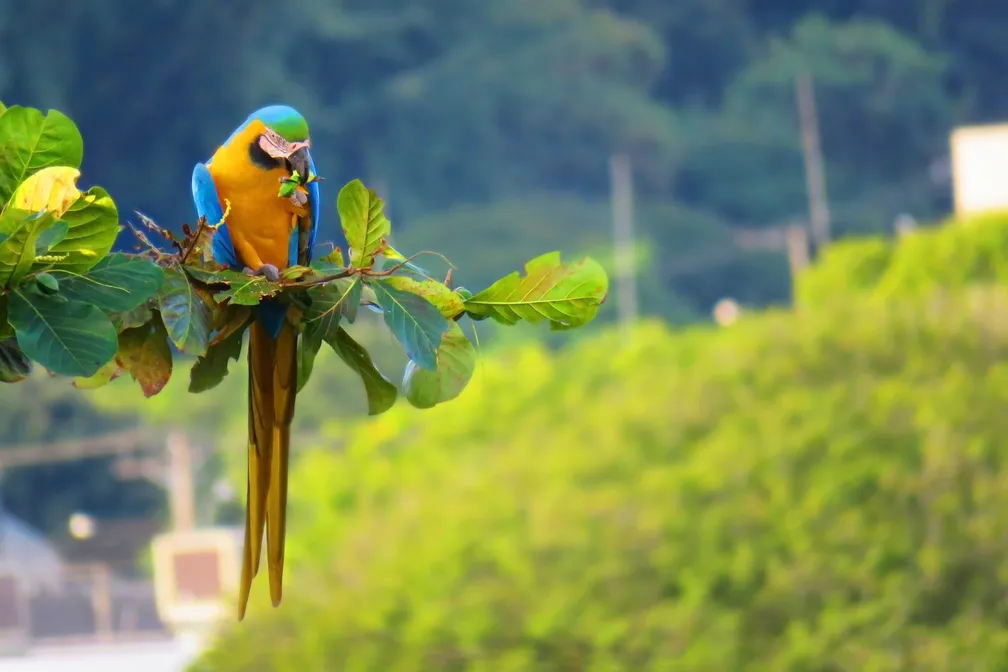
#> input picture Questao 1/img/cena_natural.jpg, 1008 x 672 px, found by its file name
$ jupyter execute Q01.ipynb   (shell and % lines are left out)
#> lines starting #> are read from the running program, lines starting #| are printed output that depends on the picture; after the words box and inside, x2 and y2 are one past the last pixel; in counts of white or black regions, pixels touching at a corner belong together
[cell 1]
# Célula 1 - Importação de bibliotecas
import cv2
import numpy as np
import matplotlib.pyplot as plt
from sklearn.cluster import KMeans
import os
from google.colab import files

[cell 2]
# Célula 2 - Criar estrutura de pastas
print("Pasta 'img' criada!")

# Célula 3 - Upload das imagens (execute esta célula e faça o upload das 3 imagens)
uploaded = files.upload()
#> the answer given: cena_natural.jpg

# Mover as imagens para a pasta img
for filename in uploaded.keys():
    !mv "{filename}" "/content/img/{filename}"
    print(f"Imagem {filename} movida para /content/img/")

[cell 3]
# Verificar se as imagens estão na pasta

[cell 4]
# Célula 4 - Verificar imagens disponíveis
print("Conteudo da pasta /content/img/:")

# Lista de imagens a processar
imagens = [
    "/content/img/cena_natural.jpg",
    "/content/img/imagem_medica.jpg",
    "/content/img/imagem_industrial.jpg"
]

nomes = ["Cena Natural", "Imagem Medica", "Imagem Industrial"]

print("\nImagens encontradas:")
for i, caminho in enumerate(imagens):
    if os.path.exists(caminho):
        print(f"OK - {nomes[i]}: {caminho}")
    else:
        print(f"FALHA - {nomes[i]}: {caminho}")

[cell 5]
# Célula 5 - FUNCAO CANNY
def aplicar_canny(imagem_path, minVal=100, maxVal=200):
    """
    Aplica detecao de bordas Canny
    """
#> called with imagem_path = '/content/img/cena_natural.jpg', minVal = 100, maxVal = 200
    # Carrega a imagem do caminho especificado em escala de cinza (0 = cv2.IMREAD_GRAYSCALE)
    # A imagem é convertida para ter apenas um canal de intensidade (0-255)
    img = cv2.imread(imagem_path, cv2.IMREAD_GRAYSCALE)
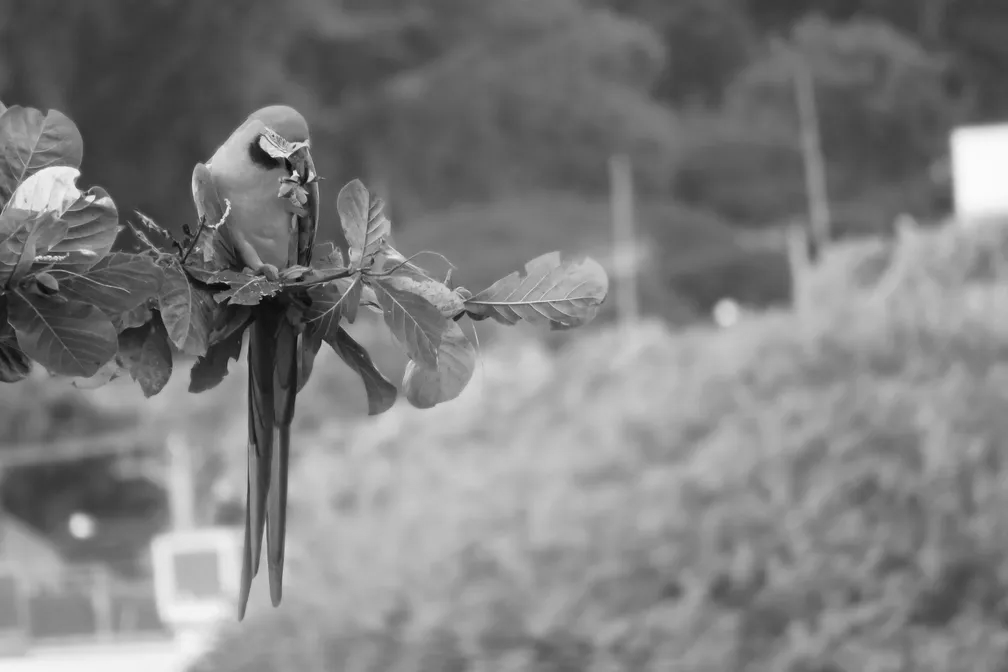
#> img: shape (672, 1008); min 5, max 251, mean 126.3
    if img is None:
        raise ValueError(f"Erro ao carregar imagem: {imagem_path}")

    # Aplica o algoritmo Canny para detecção de bordas:
    # - minVal: limiar inferior - bordas com gradiente abaixo disso são descartadas
    # - maxVal: limiar superior - bordas com gradiente acima disso são consideradas fortes
    # - Bordas entre minVal e maxVal são mantidas apenas se conectadas a bordas fortes
    # O resultado é uma imagem binária onde pixels brancos (255) representam bordas
    edges = cv2.Canny(img, minVal, maxVal)
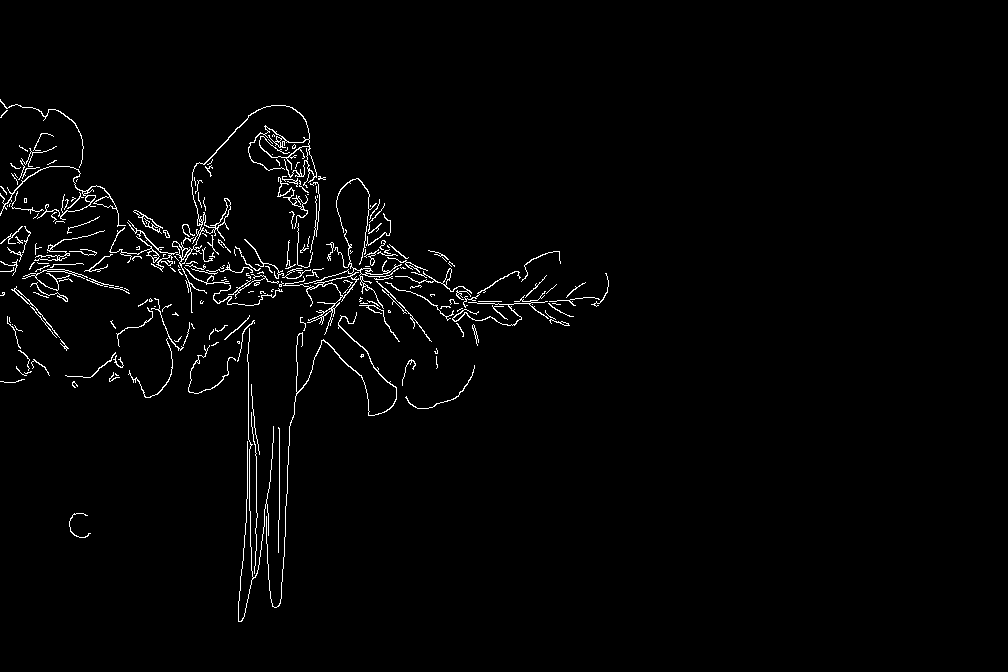
#> edges: shape (672, 1008); 1.8% white in thin lines or dots, all inside (x1, y1, x2, y2) = (0, 99, 609, 622)

    # Retorna a imagem original em escala de cinza e a imagem com bordas detectadas
    return img, edges

print("Funcao Canny definida")

[cell 6]
# Célula 6 - FUNCAO K-MEANS
def aplicar_kmeans(imagem_path, k=4):
    """
    Aplica segmentacao K-means
    """
#> called with imagem_path = '/content/img/cena_natural.jpg', k = 4

    # Carrega a imagem colorida (padrão BGR - Blue, Green, Red)
    img = cv2.imread(imagem_path)
#> img is the input picture: shape (672, 1008, 3); mean B, G, R 86.6, 137.8, 120.4
    if img is None:
        raise ValueError(f"Erro ao carregar imagem: {imagem_path}")

    # Converte a imagem de BGR (formato OpenCV) para RGB (formato padrão para exibição)
    img_rgb = cv2.cvtColor(img, cv2.COLOR_BGR2RGB)


    # Redimensiona a imagem de uma matriz 3D (altura, largura, canais) para 2D (pixels, canais)
    # Cada linha representa um pixel com seus valores RGB
    # -1 no reshape significa que a dimensão é calculada automaticamente
    pixel_values = img_rgb.reshape((-1, 3))

    # Converte os valores dos pixels para float32, que é necessário para o algoritmo K-means do OpenCV
    pixel_values = np.float32(pixel_values)

    # - cv2.TERM_CRITERIA_EPS: para quando a precisão é atingida
    # - cv2.TERM_CRITERIA_MAX_ITER: para quando o número máximo de iterações é atingido
    # - 100: número máximo de iterações
    # - 0.2: precisão - para quando os centróides mudam menos que este valor
    criteria = (cv2.TERM_CRITERIA_EPS + cv2.TERM_CRITERIA_MAX_ITER, 100, 0.2)

    # Aplica o algoritmo K-means:
    _, labels, centers = cv2.kmeans(pixel_values, k, None, criteria, 10, cv2.KMEANS_RANDOM_CENTERS)
#> centers = [[167.1, 177, 58.55], [92.14, 102.1, 35], [199, 192.3, 178.5], [69.32, 101.2, 116.7]]

    centers = np.uint8(centers)
#> centers = [[167, 177, 58], [92, 102, 35], [199, 192, 178], [69, 101, 116]]

    # Mapeia cada pixel para o valor do centróide do seu cluster
    # labels.flatten() transforma a matriz de rótulos em um array 1D
    # centers[labels.flatten()] pega o valor do centróide correspondente a cada rótulo
    segmented_data = centers[labels.flatten()]
    segmented_image = segmented_data.reshape(img_rgb.shape)
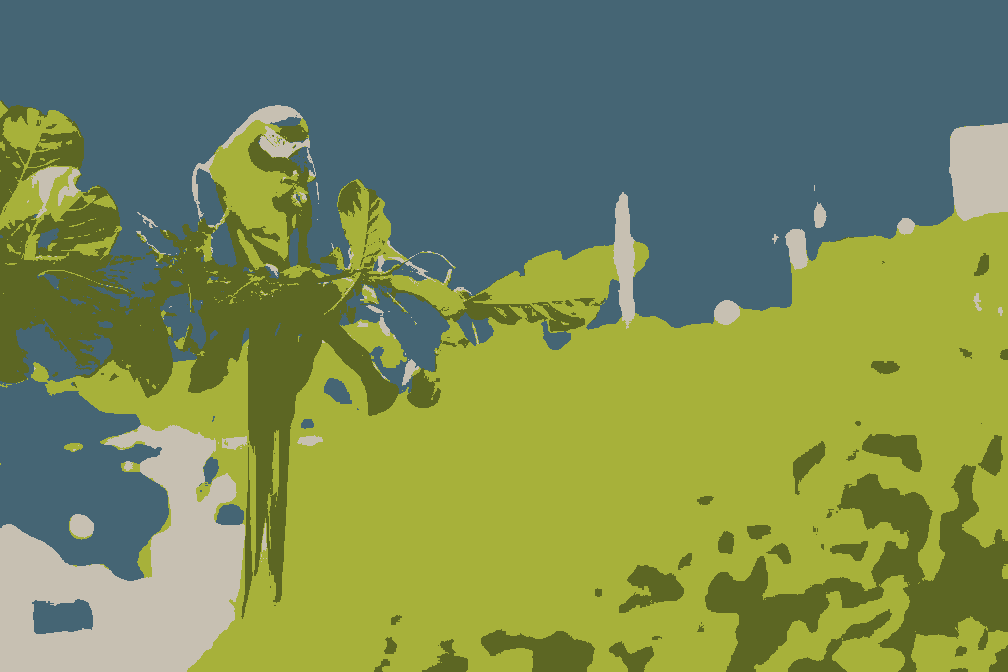
#> segmented_image: shape (672, 1008, 3); mean R, G, B 120.2, 137.7, 86

    return img_rgb, segmented_image

print("Funcao K-means definida")

[cell 7]
# Célula 7 - PROCESSAR IMAGEM 1: CENA NATURAL
print("PROCESSANDO IMAGEM 1: CENA NATURAL")
print("=" * 50)

caminho_imagem = "/content/img/cena_natural.jpg"

if os.path.exists(caminho_imagem):
    # Aplicar Canny
    img_original_canny, img_canny = aplicar_canny(caminho_imagem)

    # Aplicar K-means
    img_original_kmeans, img_kmeans = aplicar_kmeans(caminho_imagem, k=4)

    # Plotar resultados
    plt.figure(figsize=(15, 10))

    # Original
    plt.subplot(2, 3, 1)
    plt.imshow(img_original_kmeans)
    plt.title('Cena Natural - Original Colorida', fontsize=12, fontweight='bold')
    plt.axis('off')

    plt.subplot(2, 3, 2)
    plt.imshow(img_original_canny, cmap='gray')
    plt.title('Cena Natural - Original Cinza', fontsize=12, fontweight='bold')
    plt.axis('off')

    # Canny
    plt.subplot(2, 3, 4)
    plt.imshow(img_canny, cmap='gray')
    plt.title('Canny Edge Detection', fontsize=12, fontweight='bold')
    plt.axis('off')

    # K-means
    plt.subplot(2, 3, 5)
    plt.imshow(img_kmeans)
    plt.title('K-means Clustering (k=4)', fontsize=12, fontweight='bold')
    plt.axis('off')

    # Comparacao lado a lado
    plt.subplot(2, 3, 3)
    plt.imshow(img_original_kmeans)
    plt.title('Original para Referencia', fontsize=10)
    plt.axis('off')

    plt.subplot(2, 3, 6)
    # Criar imagem comparativa
    comparativo = np.hstack([img_original_kmeans,
                           cv2.cvtColor(img_canny, cv2.COLOR_GRAY2RGB),
                           img_kmeans])
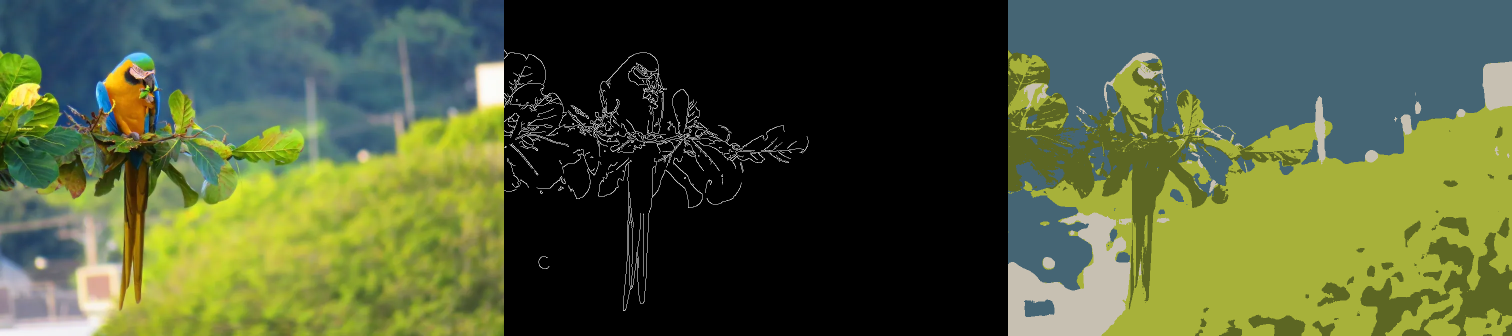
#> comparativo: shape (672, 3024, 3) (shown at 1/2 size); mean R, G, B 81.7, 93.4, 59.1
    plt.imshow(comparativo)
    plt.title('Comparação: Original | Canny | K-means', fontsize=10)
    plt.axis('off')

    plt.tight_layout()
    plt.show()

    # Estatisticas
    bordas_canny = np.sum(img_canny > 0)
#> bordas_canny = 12352
    total_pixels = img_canny.size
#> total_pixels = 677376
    percentual_bordas = (bordas_canny / total_pixels) * 100
#> percentual_bordas = 1.82
    cores_kmeans = len(np.unique(img_kmeans.reshape(-1, img_kmeans.shape[2]), axis=0))
#> cores_kmeans = 4

    print("  ")
    print("ESTATISTICAS - CENA NATURAL:")
    print(f"Canny:")
    print(f"  Pixels de borda: O algoritmo encontrou {bordas_canny:,} pixels que ele considera como 'bordas' na imagem")
#|   Pixels de borda: O algoritmo encontrou 12,352 pixels que ele considera como 'bordas' na imagem
    print(f"  Densidade de bordas: {percentual_bordas:.2f}% da imagem total foi classificada como borda")
#|   Densidade de bordas: 1.82% da imagem total foi classificada como borda
    print(f"K-means:")
    print(f"  Cores unicas: A imagem segmentada agora tem apenas {cores_kmeans} cores")
#|   Cores unicas: A imagem segmentada agora tem apenas 4 cores
    print(f"  Clusters utilizados: O algoritmo realmente usou todos os 4 grupos configurados")

else:
    print("Imagem cena_natural.jpg nao encontrada")

[cell 8]
# Célula 8 - PROCESSAR IMAGEM 2: IMAGEM MEDICA
print("PROCESSANDO IMAGEM 2: IMAGEM MEDICA")
print("=" * 50)

caminho_imagem = "/content/img/imagem_medica.jpg"

if os.path.exists(caminho_imagem):
    # Aplicar Canny
    img_original_canny, img_canny = aplicar_canny(caminho_imagem)
#> call 2 of aplicar_canny, with imagem_path = '/content/img/imagem_medica.jpg', minVal = 100, maxVal = 200
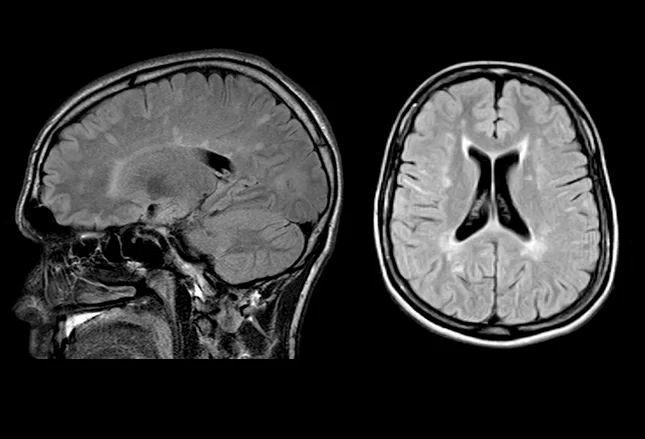
#> input picture Questao 1/img/imagem_medica.jpg, 645 x 439 px, found by its file name
#> in aplicar_canny (call 2), `edges = cv2.Canny(img, minVal, maxVal)`:
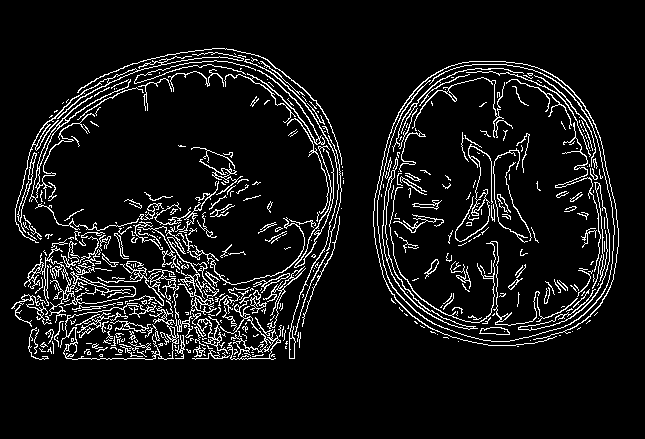
#> edges: shape (439, 645); 8% white in thin lines or dots, all inside (x1, y1, x2, y2) = (11, 48, 619, 360)

    # Aplicar K-means
    img_original_kmeans, img_kmeans = aplicar_kmeans(caminho_imagem, k=4)
#> call 2 of aplicar_kmeans, with imagem_path = '/content/img/imagem_medica.jpg', k = 4
#> in aplicar_kmeans, img is the input picture: shape (439, 645, 3); mean B, G, R 52.8, 52.8, 52.8
#> in aplicar_kmeans (call 2), `_, labels, centers = cv2.kmeans(pixel_values, k, None, criteria, 10, c..`: centers = [[58.17, 58.15, 58.17], [114.5, 114.5, 114.5], [176.5, 176.5, 176.5], [1.37, 1.37, 1.37]]
#> in aplicar_kmeans (call 2), `centers = np.uint8(centers)`: centers = [[58, 58, 58], [114, 114, 114], [176, 176, 176], [1, 1, 1]]
#> in aplicar_kmeans (call 2), `segmented_image = segmented_data.reshape(img_rgb.shape)`:
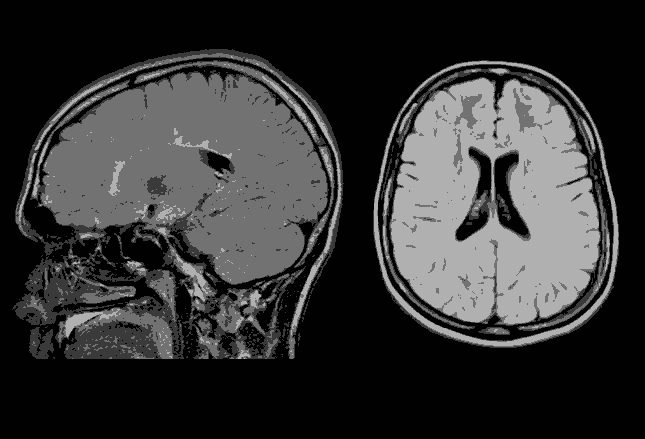
#> segmented_image: shape (439, 645, 3); min 1, max 176, mean 52.4

    # Plotar resultados
    plt.figure(figsize=(15, 10))

    # Original
    plt.subplot(2, 3, 1)
    plt.imshow(img_original_kmeans)
    plt.title('Imagem Medica - Original para Referencia', fontsize=12, fontweight='bold')
    plt.axis('off')

    # Canny
    plt.subplot(2, 3, 2)
    plt.imshow(img_canny, cmap='gray')
    plt.title('Canny Edge Detection', fontsize=12, fontweight='bold')
    plt.axis('off')

    # K-means
    plt.subplot(2, 3, 3)
    plt.imshow(img_kmeans)
    plt.title('K-means Clustering (k=4)', fontsize=12, fontweight='bold')
    plt.axis('off')

    plt.tight_layout()
    plt.show()

    # Estatisticas
    bordas_canny = np.sum(img_canny > 0)
#> bordas_canny = 22657
    total_pixels = img_canny.size
#> total_pixels = 283155
    percentual_bordas = (bordas_canny / total_pixels) * 100
#> percentual_bordas = 8
    cores_kmeans = len(np.unique(img_kmeans.reshape(-1, img_kmeans.shape[2]), axis=0))

    print("  ")
    print("ESTATISTICAS - IMAGEM MEDICA:")
    print(f"Canny:")
    print(f"  Pixels de borda: O algoritmo encontrou {bordas_canny:,} pixels que ele considera como 'bordas' na imagem")
#|   Pixels de borda: O algoritmo encontrou 22,657 pixels que ele considera como 'bordas' na imagem
    print(f"  Densidade de bordas: {percentual_bordas:.2f}% da imagem total foi classificada como borda")
#|   Densidade de bordas: 8.00% da imagem total foi classificada como borda
    print(f"K-means:")
    print(f"  Cores unicas: A imagem segmentada agora tem apenas {cores_kmeans} cores")
#|   Cores unicas: A imagem segmentada agora tem apenas 4 cores
    print(f"  Clusters utilizados: O algoritmo realmente usou todos os 4 grupos configurados")

else:
    print("Imagem imagem_medica.jpg nao encontrada")

[cell 9]
# Célula 9 - PROCESSAR IMAGEM 3: IMAGEM INDUSTRIAL
print("PROCESSANDO IMAGEM 3: IMAGEM INDUSTRIAL")
print("=" * 50)

caminho_imagem = "/content/img/imagem_industrial.jpg"

if os.path.exists(caminho_imagem):
    # Aplicar Canny
    img_original_canny, img_canny = aplicar_canny(caminho_imagem)
#> call 3 of aplicar_canny, with imagem_path = '/content/img/imagem_industrial.jpg', minVal = 100, maxVal = 200
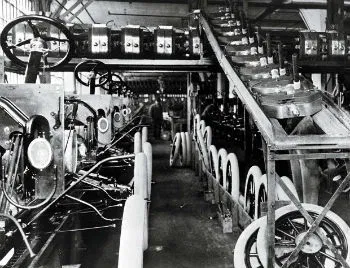
#> input picture Questao 1/img/imagem_industrial.jpg, 350 x 268 px, found by its file name
#> in aplicar_canny (call 3), `edges = cv2.Canny(img, minVal, maxVal)`:
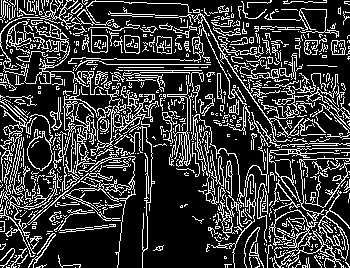
#> edges: shape (268, 350); 22.3% white in thin lines or dots

    # Aplicar K-means
    img_original_kmeans, img_kmeans = aplicar_kmeans(caminho_imagem, k=4)
#> call 3 of aplicar_kmeans, with imagem_path = '/content/img/imagem_industrial.jpg', k = 4
#> in aplicar_kmeans, img is the input picture: shape (268, 350, 3); mean B, G, R 96.8, 97.5, 96.5
#> in aplicar_kmeans (call 3), `_, labels, centers = cv2.kmeans(pixel_values, k, None, criteria, 10, c..`: centers = [[78.71, 79.55, 78], [146.9, 148.7, 148.5], [26.12, 26.54, 25.7], [218.7, 220.4, 220.5]]
#> in aplicar_kmeans (call 3), `centers = np.uint8(centers)`: centers = [[78, 79, 78], [146, 148, 148], [26, 26, 25], [218, 220, 220]]
#> in aplicar_kmeans (call 3), `segmented_image = segmented_data.reshape(img_rgb.shape)`:
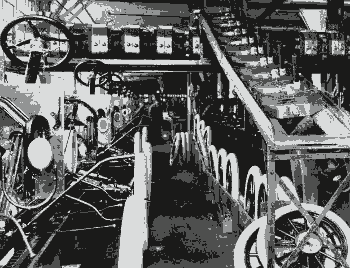
#> segmented_image: shape (268, 350, 3); mean R, G, B 96, 96.9, 96.3

    # Plotar resultados
    plt.figure(figsize=(15, 10))

    # Original
    plt.subplot(2, 3, 1)
    plt.imshow(img_original_kmeans)
    plt.title('Imagem Industrial - Original Colorida', fontsize=12, fontweight='bold')
    plt.axis('off')

    # Canny
    plt.subplot(2, 3, 2)
    plt.imshow(img_canny, cmap='gray')
    plt.title('Canny Edge Detection', fontsize=12, fontweight='bold')
    plt.axis('off')

    # K-means
    plt.subplot(2, 3, 3)
    plt.imshow(img_kmeans)
    plt.title('K-means Clustering (k=4)', fontsize=12, fontweight='bold')
    plt.axis('off')

    plt.tight_layout()
    plt.show()

    # Estatisticas
    bordas_canny = np.sum(img_canny > 0)
#> bordas_canny = 20928
    total_pixels = img_canny.size
#> total_pixels = 93800
    percentual_bordas = (bordas_canny / total_pixels) * 100
#> percentual_bordas = 22.31
    cores_kmeans = len(np.unique(img_kmeans.reshape(-1, img_kmeans.shape[2]), axis=0))

    print(" ")
    print("ESTATISTICAS - IMAGEM INDUSTRIAL:")
    print(f"Canny:")
    print(f"  Pixels de borda: O algoritmo encontrou {bordas_canny:,} pixels que ele considera como 'bordas' na imagem")
#|   Pixels de borda: O algoritmo encontrou 20,928 pixels que ele considera como 'bordas' na imagem
    print(f"  Densidade de bordas: {percentual_bordas:.2f}% da imagem total foi classificada como borda")
#|   Densidade de bordas: 22.31% da imagem total foi classificada como borda
    print(f"K-means:")
    print(f"  Cores unicas: A imagem segmentada agora tem apenas {cores_kmeans} cores")
#|   Cores unicas: A imagem segmentada agora tem apenas 4 cores
    print(f"  Clusters utilizados: O algoritmo realmente usou todos os 4 grupos configurados")

else:
    print("Imagem imagem_industrial.jpg nao encontrada")
